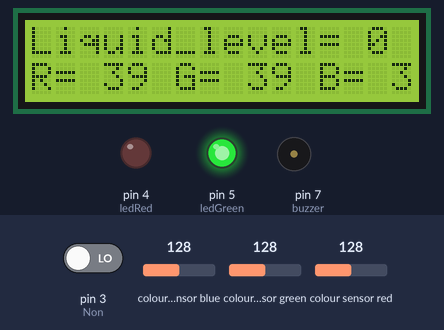
Recording of a sketch running on a simulated Arduino Uno, built with avr-gcc and run on an emulated ATmega328P. On the bench: 16×2 character LCD, output pins drawn as LEDs (lit = HIGH), buzzer (waves = sounding, pin HIGH). Wiring (inferred from the names in the program): TCS3200 colour sensor: output pin 12; S2 pin 10; S3 pin 11; S0 pin 8; S1 pin 9. The inputs (shaded band) are chosen by the test bench; at power-on: colour sensor green 128, colour sensor red 128, pin 3 (Non) LOW, colour sensor blue 128. Pins used as bus, display or sensor lines are not drawn; what the sketch prints to the serial monitor is not drawn.

Above: at 1.2 s.
1.3 s: colour sensor green set to 5
At 1.89 s:
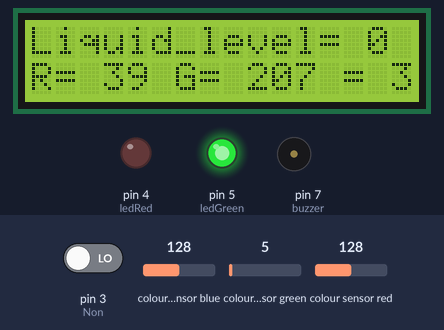
3.4 s: colour sensor red set to 5
At 3.66 s:
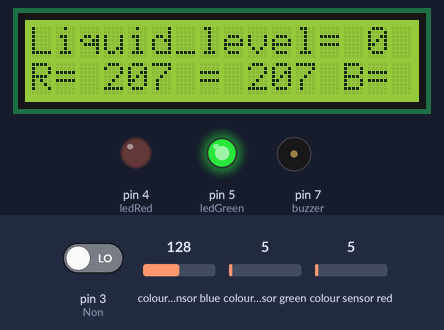
5.2 s: colour sensor green set to 64
At 6.3 s:
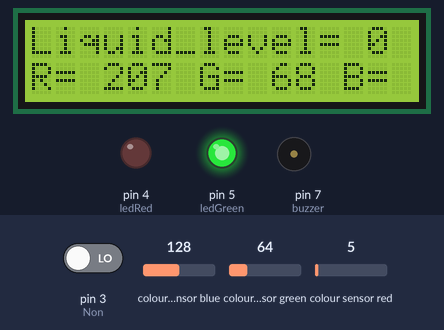
7.0 s: colour sensor red set to 64
At 8.7 s:
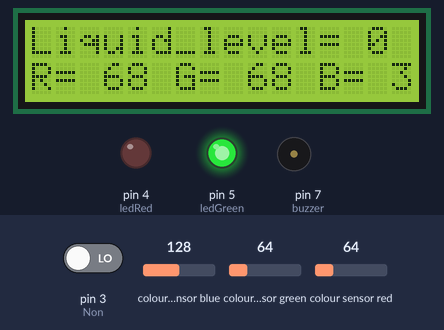
Timing chart, 0 to 9.8 s (numbered marks = the images above; inputs shaded):
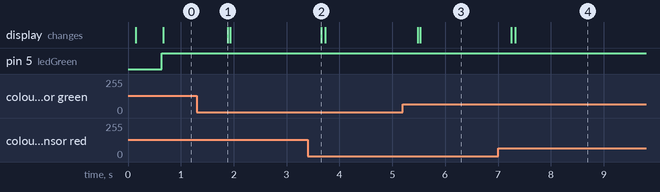

Measured:
- after the input at 1.3 s, the display: changes after 0.59 s (image 1)
- after the input at 3.4 s, the display: changes after 0.26 s (image 2)
- after the input at 5.2 s, the display: first changes after 0.28 s (image 3 shows a later state)
- after the input at 7.0 s, the display: first changes after 0.25 s (image 4 shows a later state)

The sketch:

Pendeteksi_Kebocoran_Oli_Imam.ino
```cpp
/*Library LCD*/
#include <LiquidCrystal_I2C.h>
#include <Wire.h>

/*XKC-Y25 (Sensor Non-Contact Liquid Level )*/
int potPin = 2;   // select the input pin for the potentiometer
#define Non 3// Non-Contant Liquid Level Sensor

#define ledRed 4
#define ledGreen 5

#define buzzer 7

/*TCS3200 (Sensor Warna)*/
#define s0 8
#define s1 9
#define s2 10
#define s3 11
#define out 12

LiquidCrystal_I2C lcd(0x27, 16, 2);  // set the LCD address to 0x27 for a 16 chars and 2 line display

int val = 0;       // variable to store the value coming from the sensor
int val_max;

int RGB_max;

int data=0;        //This is where we're going to stock our values
int Liquid_level=0;

void setup()
{
   lcd.init();                      // initialize the lcd
   lcd.backlight();

   pinMode(s0, OUTPUT);    //pin modes
   pinMode(s1, OUTPUT);
   pinMode(s2, OUTPUT);
   pinMode(s3, OUTPUT);
   pinMode(out, INPUT);

   pinMode(buzzer, OUTPUT);
   pinMode(ledRed, OUTPUT);
   pinMode(ledGreen, OUTPUT);

   pinMode(Non, INPUT);
   //pinMode(potPin, INPUT);

   digitalWrite(buzzer, LOW);
   digitalWrite(ledRed, LOW);
   digitalWrite(ledGreen, LOW);

   digitalWrite(Non, LOW);
   //analogWrite(potPin, LOW);

   Serial.begin(9600);   //intialize the serial monitor baud rate

   digitalWrite(s0,HIGH); //Putting S0/S1 on HIGH/HIGH levels means the output frequency scalling is at 100% (recommended)
   digitalWrite(s1,HIGH); //LOW/LOW is off HIGH/LOW is 20% and LOW/HIGH is  2%

}

void TCS()
{
   lcd.setCursor(0, 1);

   digitalWrite(s2,LOW);        //S2/S3 levels define which set of photodiodes we are using LOW/LOW is for RED LOW/HIGH is for Blue and HIGH/HIGH is for green
   digitalWrite(s3,LOW);
   Serial.print("Red value= ");
   lcd.print("R= ");
   GetData();

   digitalWrite(s2,HIGH);
   digitalWrite(s3,HIGH);
   Serial.print("Green value= ");
   lcd.print("G= ");
   GetData();

   digitalWrite(s2,LOW);
   digitalWrite(s3,HIGH);
   Serial.print("Blue value= ");
   lcd.print("B= ");
   GetData();
   Serial.println();

   delay(500);

}

void loop()                  //Every 2s we select a photodiodes set and read its data
{
  Potensio();
  TCS();
  logika_void();
}

void Potensio()
{
  val = analogRead(potPin);    // read the value from the sensor
  val_max = 117;
  RGB_max = 1023;
}

void Sensor_Non()
{
      Liquid_level = digitalRead(Non);
      if(Liquid_level != 0)
      {
        digitalWrite(buzzer, HIGH);
      }else
      {
        digitalWrite(buzzer, LOW);
      }

      Serial.print("Liquid_level= ");
      Serial.print(Liquid_level,DEC);
      Serial.print(" || ");

      lcd.setCursor(0, 0);

      lcd.print("Liquid_level= ");
      lcd.print(Liquid_level,DEC);
      lcd.print(" || ");

      TCS();

   if(data < 62)
   {
      logika_selain_hitam();
      Sensor_Non();
   }else if(data >= 62)
   {
      logika_hitam();
      Sensor_Non();
   }
}

void logika_hitam()
{
      digitalWrite(ledRed, HIGH);
      digitalWrite(ledGreen, LOW);

      digitalWrite(Non, HIGH);
}

void logika_selain_hitam()
{
      digitalWrite(ledRed, LOW);
      digitalWrite(ledGreen, HIGH);

      digitalWrite(Non, LOW);
}

void logika_void()
{
   if(data < 62)
   {
      logika_selain_hitam();
      Sensor_Non();
   }else if(data >= 62)
   {
      logika_hitam();
      Sensor_Non();
   }
}

void GetData(){
   data=pulseIn(out,LOW);       //here we wait until "out" go LOW, we start measuring the duration and stops when "out" is HIGH again
   Serial.print(data);          //it's a time duration measured, which is related to frequency as the sensor gives a frequency depending on the color
   Serial.print("\t");          //The higher the frequency the lower the duration

   lcd.print(data);          //it's a time duration measured, which is related to frequency as the sensor gives a frequency depending on the color
   lcd.print("\t");          //The higher the frequency the lower the duration

   delay(20);
}
```
